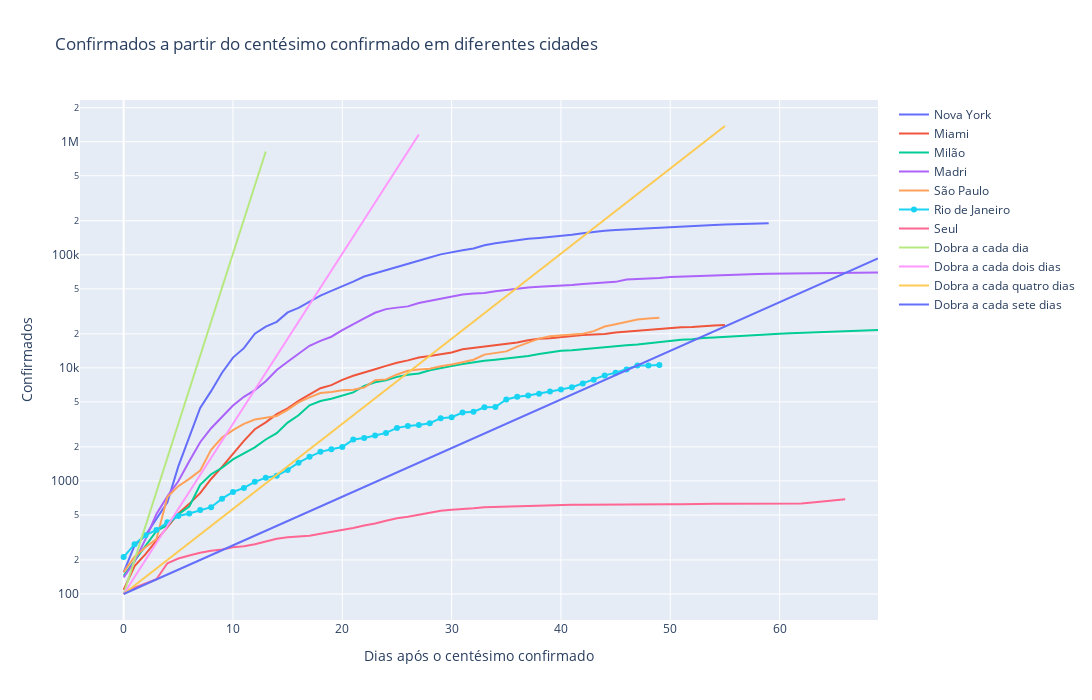

The notebook cell this image was saved under:
### Code cell
fig = go.Figure()

fig.add_trace(go.Scatter(
    x=ny.index,
    y=ny,
    mode='lines',
    hovertemplate = '<br><b>Dias</b>: %{x}<br>'
                    '<br><b>Confirmados</b>: %{y}',
    name="Nova York"
    )
)
fig.add_trace(go.Scatter(
    x=mi.index,
    y=mi,
    mode='lines',
    hovertemplate = '<br><b>Dias</b>: %{x}<br>'
                    '<br><b>Confirmados</b>: %{y}',
    name="Miami"
    )
)
fig.add_trace(go.Scatter(
    x=mil.index,
    y=mil,
    mode='lines',
    hovertemplate = '<br><b>Dias</b>: %{x}<br>'
                    '<br><b>Confirmados</b>: %{y}',
    name="Milão"
    )
)
fig.add_trace(go.Scatter(
    x=mad.index,
    y=mad,
    mode='lines',
    hovertemplate = '<br><b>Dias</b>: %{x}<br>'
                    '<br><b>Confirmados</b>: %{y}',
    name="Madri"
    )
)
fig.add_trace(go.Scatter(
    x=sp.index,
    y=sp,
    mode='lines',
    hovertemplate = '<br><b>Dias</b>: %{x}<br>'
                    '<br><b>Confirmados</b>: %{y}',
    name="São Paulo"
    )
)
fig.add_trace(go.Scatter(
    x=rj.index,
    y=rj,
    mode='lines+markers',
    hovertemplate = '<br><b>Dias</b>: %{x}<br>'
                    '<br><b>Confirmados</b>: %{y}',
    name="Rio de Janeiro"
    )
)
fig.add_trace(go.Scatter(
    x=seoul.index,
    y=seoul,
    mode='lines',
    hovertemplate = '<br><b>Dias</b>: %{x}<br>'
                    '<br><b>Confirmados</b>: %{y}',
    name="Seul"
    )
)
fig.add_trace(go.Scatter(
    y=doubling_1day,
    mode='lines',
    hovertemplate = '<br><b>Dias</b>: %{x}<br>'
                    '<br><b>Confirmados</b>: %{y}',
    name="Dobra a cada dia"
    )
)
fig.add_trace(go.Scatter(
    y=doubling_2days,
    mode='lines',
    hovertemplate = '<br><b>Dias</b>: %{x}<br>'
                    '<br><b>Confirmados</b>: %{y}',
    name="Dobra a cada dois dias"
    )
)
fig.add_trace(go.Scatter(
    y=doubling_4days,
    mode='lines',
    hovertemplate = '<br><b>Dias</b>: %{x}<br>'
                    '<br><b>Confirmados</b>: %{y}',
    name="Dobra a cada quatro dias"
    )
)
fig.add_trace(go.Scatter(
    y=doubling_7days[:len(mil)+5],
    mode='lines',
    hovertemplate = '<br><b>Dias</b>: %{x}<br>'
                    '<br><b>Confirmados</b>: %{y}',
    name="Dobra a cada sete dias"
    )
)

fig.update_layout(title="Confirmados a partir do centésimo confirmado em diferentes cidades",
    xaxis_title="Dias após o centésimo confirmado",
    yaxis_title="Confirmados",
    width=1100,
    height=700,
    )

fig.update_yaxes(type="log")
fig.show()
fig.write_html("./plots/confirmados.html")

### Figure 1 — Plotly figure (JSON) as saved in the notebook; plotly's stock layout.template omitted (floating-point values rounded to 4 significant figures)
{"data": [{"hovertemplate": "<br><b>Dias</b>: %{x}<br><br><b>Confirmados</b>: %{y}", "mode": "lines", "name": "Nova York", "type": "scatter", "x": [0, 1, 2, 3, 4, 5, 6, 7, 8, 9, 10, 11, 12, 13, 14, 15, 16, 17, 18, 19, 20, 21, 22, 23, 24, 25, 26, 27, 28, 29, 30, 31, 32, 33, 34, 35, 36, 37, 38, 39, 40, 41, 42, 43, 44, 45, 46, 47, 48, 49, 50, 51, 52, 53, 54, 55, 56, 57, 58, 59], "y": [155, 269, 330, 464, 646, 1344, 2477, 4419, 6226, 9065, 12329, 14943, 20061, 23182, 25509, 30919, 33983, 38375, 43518, 47914, 52400, 57941, 64274, 68726, 73553, 78498, 83673, 89127, 94702, 100840, 105939, 109706, 113632, 121653, 126623, 131003, 135052, 138370, 140881, 143547, 146787, 150327, 155081, 159851, 163106, 165463, 167487, 170124, 172784, 174931, 177490, 179728, 181034, 182318, 183770, 185653, 187157, 188663, 189656, 190546]}, {"hovertemplate": "<br><b>Dias</b>: %{x}<br><br><b>Confirmados</b>: %{y}", "mode": "lines", "name": "Miami", "type": "scatter", "x": [0, 1, 2, 3, 4, 5, 6, 7, 8, 9, 10, 11, 12, 13, 14, 15, 16, 17, 18, 19, 20, 21, 22, 23, 24, 25, 26, 27, 28, 29, 30, 31, 32, 33, 34, 35, 36, 37, 38, 39, 40, 41, 42, 43, 44, 45, 46, 47, 48, 49, 50, 51, 52, 53, 54, 55], "y": [109, 177, 225, 293, 390, 515, 627, 779, 1040, 1330, 1741, 2259, 2865, 3299, 3893, 4379, 5101, 5817, 6606, 7029, 7825, 8512, 9047, 9708, 10407, 11100, 11646, 12337, 12710, 13245, 13656, 14597, 15018, 15492, 15992, 16541, 16781, 17570, 18114, 18275, 18774, 19124, 19552, 19733, 19977, 20571, 20966, 21214, 21783, 22103, 22401, 22846, 22964, 23416, 23732, 23935]}, {"hovertemplate": "<br><b>Dias</b>: %{x}<br><br><b>Confirmados</b>: %{y}", "mode": "lines", "name": "Milão", "type": "scatter", "x": [0, 1, 2, 3, 4, 5, 6, 7, 8, 9, 10, 11, 12, 13, 14, 15, 16, 17, 18, 19, 20, 21, 22, 23, 24, 25, 26, 27, 28, 29, 30, 31, 32, 33, 34, 35, 36, 37, 38, 39, 40, 41, 42, 43, 44, 45, 46, 47, 48, 49, 50, 51, 52, 53, 54, 55, 56, 57, 58, 59, 60, 61, 62, 63, 64, 65, 66, 67, 68, 69], "y": [145, 197, 267, 361, 406, 506, 592, 925, 1146, 1307, 1551, 1750, 1983, 2326, 2644, 3278, 3804, 4672, 5096, 5326, 5701, 6074, 6922, 7469, 7783, 8329, 8676, 8911, 9522, 10004, 10391, 10819, 11230, 11538, 11787, 12039, 12479, 12748, 13268, 13680, 14161, 14350, 14675, 14952, 15277, 15546, 15825, 16112, 16520, 17000, 17277, 17689, 17908, 18371, 18559, 18837, 19121, 19337, 19701, 19950, 20068, 20254, 20398, 20711, 20893, 21094, 21272, 21376, 21490, 21626]}, {"hovertemplate": "<br><b>Dias</b>: %{x}<br><br><b>Confirmados</b>: %{y}", "mode": "lines", "name": "Madri", "type": "scatter", "x": [0, 1, 2, 3, 4, 5, 6, 7, 8, 9, 10, 11, 12, 13, 14, 15, 16, 17, 18, 19, 20, 21, 22, 23, 24, 25, 26, 27, 28, 29, 30, 31, 32, 33, 34, 35, 36, 37, 38, 39, 40, 41, 42, 43, 44, 45, 46, 47, 48, 49, 50, 51, 52, 53, 54, 55, 56, 57, 58, 59, 60, 61, 62, 63, 64, 65, 66, 67, 68, 69], "y": [140, 194, 306, 509, 730, 993, 1496, 2200, 2925, 3709, 4649, 5548, 6360, 7619, 9566, 11315, 13359, 15680, 17354, 18856, 21524, 24413, 27354, 30720, 33078, 34098, 34970, 37514, 39313, 41088, 42911, 44633, 45518, 46038, 47594, 48977, 50388, 51331, 52182, 52716, 53053, 54027, 55104, 56000, 56832, 57639, 60599, 60993, 61609, 62481, 63597, 64162, 64825, 65055, 65516, 66281, 66928, 67377, 67772, 67888, 68005, 68115, 68507, 68805, 69174, 69397, 69666, 69764, 69801, 69849]}, {"hovertemplate": "<br><b>Dias</b>: %{x}<br><br><b>Confirmados</b>: %{y}", "mode": "lines", "name": "São Paulo", "type": "scatter", "x": [0, 1, 2, 3, 4, 5, 6, 7, 8, 9, 10, 11, 12, 13, 14, 15, 16, 17, 18, 19, 20, 21, 22, 23, 24, 25, 26, 27, 28, 29, 30, 31, 32, 33, 34, 35, 36, 37, 38, 39, 40, 41, 42, 43, 44, 45, 46, 47, 48, 49], "y": [156, 214, 259, 306, 722, 899, 1044, 1233, 1885, 2418, 2815, 3202, 3496, 3612, 3754, 4258, 4947, 5477, 5982, 6131, 6352, 6418, 6705, 7764, 7908, 8744, 9428, 9668, 9815, 10342, 10691, 11225, 11800, 13098, 13513, 13989, 15397, 16638, 18149, 19087, 19494, 19822, 20073, 21140, 23187, 24273, 25367, 26787, 27307, 27771]}, {"hovertemplate": "<br><b>Dias</b>: %{x}<br><br><b>Confirmados</b>: %{y}", "mode": "lines+markers", "name": "Rio de Janeiro", "type": "scatter", "x": [0, 1, 2, 3, 4, 5, 6, 7, 8, 9, 10, 11, 12, 13, 14, 15, 16, 17, 18, 19, 20, 21, 22, 23, 24, 25, 26, 27, 28, 29, 30, 31, 32, 33, 34, 35, 36, 37, 38, 39, 40, 41, 42, 43, 44, 45, 46, 47, 48, 49], "y": [212, 276, 331, 368, 431, 489, 516, 553, 586, 697, 798, 867, 982, 1068, 1110, 1251, 1449, 1633, 1808, 1905, 1996, 2322, 2393, 2519, 2659, 2946, 3059, 3126, 3243, 3587, 3656, 4027, 4091, 4481, 4498, 5261, 5554, 5689, 5903, 6189, 6448, 6750, 7283, 7832, 8577, 9051, 9672, 10479, 10520, 10619]}, {"hovertemplate": "<br><b>Dias</b>: %{x}<br><br><b>Confirmados</b>: %{y}", "mode": "lines", "name": "Seul", "type": "scatter", "x": [0, 1, 2, 3, 4, 5, 6, 7, 8, 9, 10, 11, 12, 13, 14, 15, 16, 17, 18, 19, 20, 21, 22, 23, 24, 25, 26, 27, 28, 29, 30, 31, 32, 33, 34, 35, 36, 37, 38, 39, 40, 41, 42, 43, 44, 45, 46, 47, 48, 49, 50, 51, 52, 53, 54, 55, 56, 57, 58, 59, 60, 61, 62, 63, 64, 65, 66], "y": [102, 114, 124, 135, 187, 206, 219, 232, 241, 247, 259, 264, 276, 293, 308, 318, 324, 328, 341, 354, 366, 384, 404, 420, 444, 468, 482, 500, 522, 546, 557, 561, 572, 584, 589, 593, 596, 604, 606, 611, 613, 615, 616, 618, 618, 620, 622, 622, 622, 623, 623, 623, 627, 627, 627, 628, 629, 631, 631, 631, 631, 631, 631, 643, 657, 677, 689]}, {"hovertemplate": "<br><b>Dias</b>: %{x}<br><br><b>Confirmados</b>: %{y}", "mode": "lines", "name": "Dobra a cada dia", "type": "scatter", "y": [100, 200, 400, 800, 1600, 3200, 6400, 12800, 25600, 51200, 102400, 204800, 409600, 819200]}, {"hovertemplate": "<br><b>Dias</b>: %{x}<br><br><b>Confirmados</b>: %{y}", "mode": "lines", "name": "Dobra a cada dois dias", "type": "scatter", "y": [100, 141.4, 200.0, 282.8, 400.0, 565.7, 800.0, 1131.0, 1600.0, 2263.0, 3200.0, 4525.0, 6400.0, 9051.0, 12800.0, 18100.0, 25600.0, 36200.0, 51200.0, 72410.0, 102400.0, 144800.0, 204800.0, 289600.0, 409600.0, 579300.0, 819200.0, 1159000.0]}, {"hovertemplate": "<br><b>Dias</b>: %{x}<br><br><b>Confirmados</b>: %{y}", "mode": "lines", "name": "Dobra a cada quatro dias", "type": "scatter", "y": [100, 118.9, 141.4, 168.2, 200.0, 237.8, 282.8, 336.4, 400.0, 475.7, 565.7, 672.7, 800.0, 951.4, 1131.0, 1345.0, 1600.0, 1903.0, 2263.0, 2691.0, 3200.0, 3805.0, 4525.0, 5382.0, 6400.0, 7611.0, 9051.0, 10760.0, 12800.0, 15220.0, 18100.0, 21530.0, 25600.0, 30440.0, 36200.0, 43050.0, 51200.0, 60890.0, 72410.0, 86110.0, 102400.0, 121800.0, 144800.0, 172200.0, 204800.0, 243500.0, 289600.0, 344400.0, 409600.0, 487100.0, 579300.0, 688900.0, 819200.0, 974200.0, 1159000.0, 1378000.0]}, {"hovertemplate": "<br><b>Dias</b>: %{x}<br><br><b>Confirmados</b>: %{y}", "mode": "lines", "name": "Dobra a cada sete dias", "type": "scatter", "y": [100, 110.4, 121.9, 134.6, 148.6, 164.1, 181.1, 200.0, 220.8, 243.8, 269.2, 297.2, 328.1, 362.3, 400.0, 441.6, 487.6, 538.4, 594.4, 656.3, 724.6, 800.0, 883.3, 975.2, 1077.0, 1189.0, 1313.0, 1449.0, 1600.0, 1767.0, 1950.0, 2153.0, 2378.0, 2625.0, 2898.0, 3200.0, 3533.0, 3901.0, 4307.0, 4755.0, 5250.0, 5797.0, 6400.0, 7066.0, 7802.0, 8614.0, 9510.0, 10500.0, 11590.0, 12800.0, 14130.0, 15600.0, 17230.0, 19020.0, 21000.0, 23190.0, 25600.0, 28260.0, 31210.0, 34460.0, 38040.0, 42000.0, 46370.0, 51200.0, 56530.0, 62410.0, 68910.0, 76080.0, 84000.0, 92750.0]}], "layout": {"height": 700, "title": {"text": "Confirmados a partir do centésimo confirmado em diferentes cidades"}, "width": 1100, "xaxis": {"title": {"text": "Dias após o centésimo confirmado"}}, "yaxis": {"title": {"text": "Confirmados"}, "type": "log"}}}
